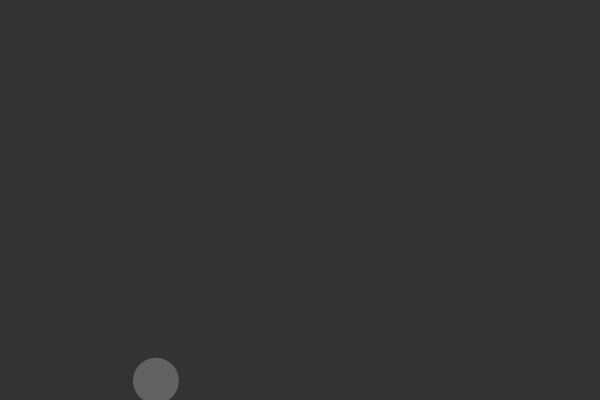
Frame 1 (no input)
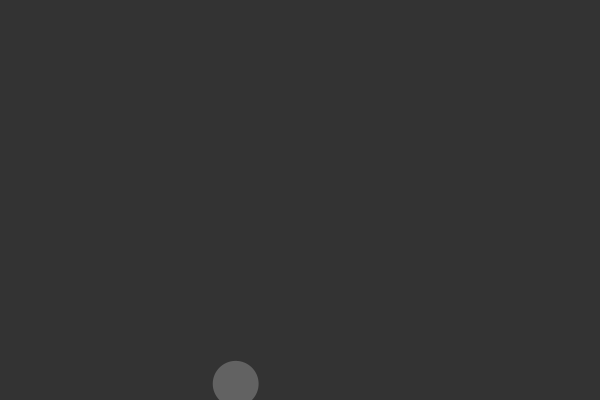
Frame 60 (the mouse pressed at the canvas centre just before this capture)
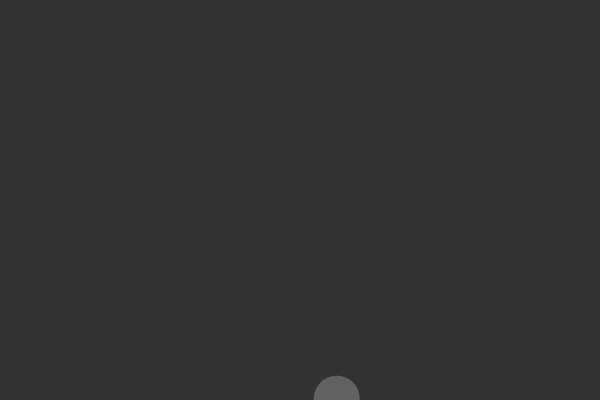
Frame 120 (the mouse held since frame 60 and released just before this capture)

The Processing sketch that drew these frames (run headless with seeded random() and noise(); from frame 60 on, the mouse is pressed at the canvas centre):

// Processing sketch: bouncing_ball_friction
// ── bouncing_ball_friction.pde

Ball b;
void setup() {
  size(600, 400);

  b = new Ball();
}

void draw() {
  background(51);

  //Gravity
  PVector gravity = new PVector(0, 0.2);
  gravity.mult(b.mass);
  b.addForce(gravity);

  //Wind
  PVector wind = new PVector(0.1, 0);
  b.addForce(wind);

  //Friction
  PVector friction = b.velocity.get();
  friction.normalize();
  friction.mult(-1);
  float c = 0.2;
  friction.mult(c);
  
  
  if(mousePressed){
    b.addForce(friction);
  }
  
  b.walls();
  b.update();
  b.show();
}
// ── Ball.pde
class Ball {
  PVector position;
  PVector velocity;
  PVector acceleration;
  float mass;
  
  Ball() {
    mass = random(1,3);
    position = new PVector(random(width), random(height));
    velocity = new PVector(0, 0);
    acceleration = new PVector(0, 0);
    
  }

  void walls() {
    if ((position.x<0) || (position.x>width)) {
      velocity.x *= -1;
      position.x = width;
    }
    if ((position.y>height) || (position.y<0)) {
      velocity.y *= -1;
      position.y = height;
    }

  }
  void addForce(PVector force) {
    PVector f = PVector.div(force,mass);
    acceleration.add(f);
  }

  void update() {

    velocity.add(acceleration);
    position.add(velocity);
    //velocity.limit(3);
    acceleration.mult(0);
  }

  void show() {
    fill(255, 59);
    noStroke();
    ellipse(position.x, position.y, mass*20, mass*20);
  }
}
